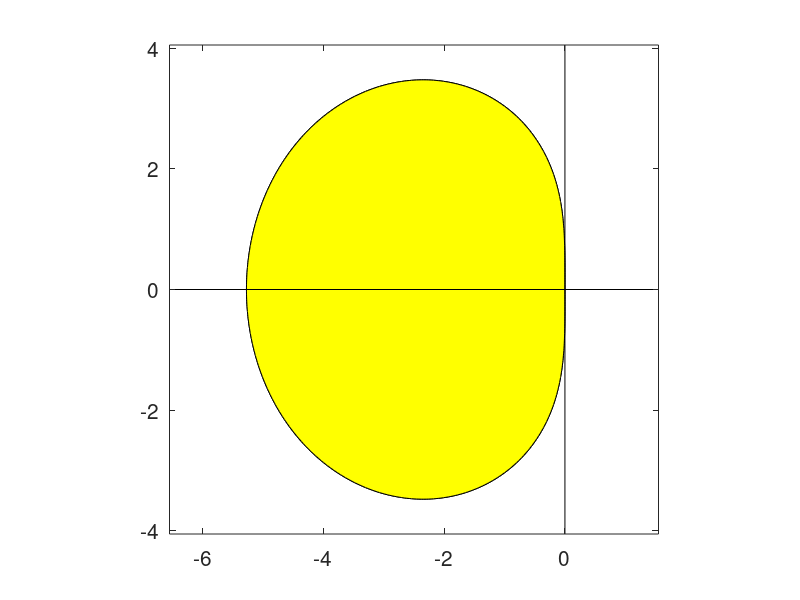

Write the MATLAB code that produced this figure.
% script <a href="matlab:StabContours">NR_StabContours</a>
% Plot stability contours of several ODE marching methods in the complex plane lambda*h.
% See <a href="matlab:NRweb">Numerical Renaissance: simulation, optimization, & control</a>, Section 10.2.1.
% Part of <a href="matlab:help NRC">Numerical Renaissance Codebase 1.0</a>, <a href="matlab:help NRchap10">Chapter 10</a>; please read the <a href="matlab:help NRcopyleft">copyleft</a>.

clear; name = strvcat('EE','IE','CN','RK2','RK3','RK4','AB2','AB3','AB4','AB5','NR_AB6', ...
               'AM3','AM4','AM5','AM6','BDF2','BDF3','BDF4','BDF5','BDF6',            ...
               'ESD2','ESD3','ESD4','ESD5','ESD6','ESD7','ESD8','ESD9',               ...
               'GLRK4','GLRK6','DIRK4','DIRK42p','RK4352R','RK4353R','RK5483R',       ...
               'CNtheta','CNphi','IMEXDIRK','IMEXERK','RKC1s5','RKC1s10','RKC1s20',   ...
               'RKC2s5','RKC2s10','RKC2s20','RKC2s5e15','RKC2s10e15','RKC2s20e15');
Np=201; V=[1 1.0000000001]; close all;
for k=50:50
  switch k    % Set up region in the sigma plane over which to plot the stability boundary
    case {1,2,3},                   B=[ -2.55; 2.05; -2.25; 2.25];  % EE, IE, CN
    case {4,5,6},                   B=[ -4.05; 2.05; -3.05; 3.05];  % RK2-4
    % other cases are set up similarly...
    case {7,8,9,10,11},             B=[ -1.35; 0.35; -0.85; 0.85];  % AB2-6
    case {12,13,14,15},             B=[ -6.55; 0.55; -3.55; 3.55];  % AM3-6
    case {16,17,18,19,20},          B=[-11.05; 5.05; -8.05; 8.05];  % BDF2-6
    case {21,22,23,24,25,26,27,28}, B=[-11.05; 5.05; -8.05; 8.05];  % ESD2-9
    case 29, B=[ -5.01; 9.01; -7.01; 7.01]; A=zeros(2);             % GLRK4
      % for cases 29-39, we also set up the A matrix and b vector of the Butcher tableau
      A(1,1)=1/4;           A(1,2)=1/4-sqrt(3)/6;
      A(2,1)=1/4+sqrt(3)/6; A(2,2)=1/4; b(1)=1/2; b(2)=1/2; 
    case 30, B=[ -5.01; 9.01; -7.01; 7.01]; A=zeros(3);             % GLRK6
      A(1,1)=5/36; A(1,2)=2/9-sqrt(15)/15; A(1,3)=5/36-sqrt(15)/30;                          
      A(2,1)=5/36+sqrt(15)/24; A(2,2)=2/9; A(2,3)=5/36-sqrt(15)/24;
      A(3,1)=5/36+sqrt(15)/30; A(3,2)=2/9+sqrt(15)/15; A(3,3)=5/36;
      b(1)=5/18; b(2)=8/18; b(3)=5/18; 
    case 31, B=[ -5.01; 9.01; -7.01; 7.01];                         % DIRK4
      gamma=sqrt(2)*cos(acos(sqrt(2^3)/3)/3+4*pi/3)+1; A=zeros(4);                                         
      A(2,1)=gamma; A(2,2)=gamma; A(3,3)=gamma; A(4,4)=gamma;
      A(3,1)=(-20*gamma^2+10*gamma-1)/(4*gamma); A(3,2)=(4*gamma-1)*(2*gamma-1)/(4*gamma);
      A(4,1)=(24*gamma^3-36*gamma^2+12*gamma-1)/(12*gamma*(1-2*gamma));
      A(4,2)=(12*gamma^2-6*gamma+1)/(12*gamma*(1-4*gamma));
      A(4,3)=(6*gamma^2-6*gamma+1)/(3*(4*gamma-1)*(2*gamma-1)); b=A(4,:)';     
    case 32, B=[ -5.01; 9.01; -7.01; 7.01]; A=zeros(4);             % DIRK42p
      A(1,1)=1; A(2,2)=3/5; A(3,3)=1; A(4,4)=3/5;                               
      A(3,1)=171/44; A(3,2)=-215/44; A(4,1)=-43/20; A(4,2)=39/20;
      b(1)=11/72; b(2)=25/72; b(3)=11/72; b(4)=25/72;
    case 33, B=[ -6.55; 1.55; -4.05; 4.05]; A=zeros(5);             % RK4352R
      A(2,1)= 970286171893/4311952581923;   A(3,2)= 6584761158862/12103376702013;
      A(4,3)= 2251764453980/15575788980749; A(5,4)= 26877169314380/34165994151039;
      b(1)  = 1153189308089/22510343858157; b(2)  = 1772645290293/4653164025191; 
      b(3)  = -1672844663538/4480602732383; b(4)  = 2114624349019/3568978502595;
      b(5)  = 5198255086312/14908931495163; A(3:5,1)=b(1); A(4:5,2)=b(2); A(5,3)=b(3);
    case 34, B=[ -6.55; 1.55; -4.05; 4.05]; A=zeros(5);             % RK4353R
      A(2,1)= 2365592473904/8146167614645;  A(3,2)= 4278267785271/6823155464066;
      A(4,3)= 2789585899612/8986505720531;  A(5,4)= 15310836689591/24358012670437;
      A(3,1)=-722262345248/10870640012513;  A(4,2)= 1365858020701/8494387045469;
      A(5,3)= 3819021186/2763618202291;     b(1)= 846876320697/6523801458457;
      b(2)  = 3032295699695/12397907741132; b(3)= 612618101729/6534652265123;
      b(4)  = 1155491934595/2954287928812;  b(5)= 707644755468/5028292464395;
      A(4:5,1)=b(1); A(5,2)=b(2);
    case 35, B=[ -6.55; 1.55; -4.05; 4.05]; A=zeros(8);             % RK5483R
      A(2,1)= 141236061735/3636543850841;    A(3,2)= 7367658691349/25881828075080;
      A(4,3)= 6185269491390/13597512850793;  A(5,4)= 2669739616339/18583622645114;
      A(6,5)= 42158992267337/9664249073111;  A(7,6)= 970532350048/4459675494195;
      A(8,7)= 1415616989537/7108576874996;   A(3,1)=-343061178215/2523150225462;
      A(4,2)=-4057757969325/18246604264081;  A(5,3)= 1415180642415/13311741862438;
      A(6,4)=-93461894168145/25333855312294; A(7,5)= 7285104933991/14106269434317;
      A(8,6)=-4825949463597/16828400578907;  b(1)=  514862045033/4637360145389;
      b(2)=0; b(3)=0; b(4)=0; 
      b(5)=2561084526938/7959061818733; b(6)=4857652849/7350455163355;
      b(7)=1059943012790/2822036905401; b(8)=2987336121747/15645656703944;
      A(4:8,1)=b(1); A(5:8,2)=b(2); A(6:8,3)=b(3); A(7:8,4)=b(4); A(8,5)=b(5);
    case {36,37}, B=2.5*[ -1.55; 6.55; -4.05; 4.05];                % CN(theta), CN(phi)
    case 38, B=[ -6.55; 1.55; -4.05; 4.05]; A=zeros(4);             % IMEX-DIRK
      gamma=0.4358665215; delta=-0.644373171; eta=0.3966543747; mu=0.5529291479;
      A(2,2)=gamma; A(3,2)= (1-gamma)/2; A(3,3)= gamma;
      A(4,2)= 1-delta-gamma; A(4,3)= delta; A(4,4)= gamma; b(1)=0;
      b(2)  = 1-delta-gamma; b(3)  = delta; b(4)  = gamma;
    case 39, B=[ -6.55; 1.55; -4.05; 4.05]; A=zeros(4);             % IMEX-ERK
      gamma=0.4358665215; delta=-0.644373171; eta=0.3966543747; mu=0.5529291479;
      A(2,1)=gamma; A(3,1)= (1+gamma)/2-eta; A(3,2)= eta;
      A(4,1)= 1-2*mu; A(4,2)= mu; A(4,3)= mu; b(1)=0;
      b(2)  = 1-delta-gamma; b(3)  = delta; b(4)  = gamma;
    case 40, B=[ - 55.05;  5.50;  -5.05;  5.05]; eps=0.0;  s=5;       % RKC1
    case 41, B=[ -220.05; 22.00; -10.05; 10.05]; eps=0.0;  s=10;      % RKC1
    case 42, B=[ -880.05; 88.00; -20.05; 20.05]; eps=0.0;  s=20;      % RKC1
    case 43, B=[ - 19.05;  1.90;  -4.55;  4.55]; eps=0.0;  s=5;       % RKC2
    case 44, B=[ - 72.05;  7.20;  -9.05;  9.05]; eps=0.0;  s=10;      % RKC2
    case 45, B=[ -290.05; 29.00; -18.05; 18.05]; eps=0.0;  s=20;      % RKC2
    case 46, B=[ - 19.05;  1.90;  -4.55;  4.55]; eps=0.15; s=5;       % RKC2
    case 47, B=[ - 72.05;  7.20;  -9.05;  9.05]; eps=0.15; s=10;      % RKC2
    case 48, B=[ -290.05; 29.00; -18.05; 18.05]; eps=0.15; s=20;      % RKC2
    case 49, B=[ -.105; .105; -3.55; 3.55]; gamma=.55; beta=1/12;     % Newmark
    case 50, B=[ -6.55; 1.55; -4.05; 4.05]; A=[0 0 0;1/4 1/4 0;1/2 0 1/2];
             b=[1/6 2/3 1/6]; c=[0 1/2 1];
  end % switch
  if (k>=40 & k<=42)
    w0=1+eps/s^2; w1=Chebyshev(s,w0)/Chebyshev(s,w0,1);
    for j=1:s+1, a(j)=0; b(j)=1/Chebyshev(j-1,w0); end
  elseif (k>=43 & k<=48)
    w0=1+eps/s^2; w1=Chebyshev(s,w0,1)/Chebyshev(s,w0,2);
    for j=3:s+1, b(j)=Chebyshev(j-1,w0,2)/(Chebyshev(j-1,w0,1))^2;
    a(j)=1-b(j)*Chebyshev(j-1,w0); end
    b(1)=b(3); b(2)=b(3); a(1)=1-b(1); a(2)=1-b(2)*w0;
  end
  LR(:,1)=[B(1):(B(2)-B(1))/(Np-1):B(2)]'; LI(:,1)=[B(3):(B(4)-B(3))/(Np-1):B(4)]';
  for j=1:Np, for i=1:Np,  L=LR(j)+sqrt(-1)*LI(i);
    switch k             % Now compute sigma over an array of points in the lambda-h plane
      case  1, sig(i,j)=abs(1+L);                                            % EE
      case  2, sig(i,j)=abs(1/(1-L));                                        % IE
      case  3, sig(i,j)=abs((1+L/2)/(1-L/2));                                % CN
      case  4, sig(i,j)=abs(1+L+L^2/2);                                      % RK2
      case  5, sig(i,j)=abs(1+L+L^2/2+L^3/6);                                % RK3
      case  6, sig(i,j)=abs(1+L+L^2/2+L^3/6+L^4/24);                         % RK4
      case  7, sig(i,j)=max(abs(roots([1 -1 0]-[0 3 -1]*L/2)));              % AB2
      % other cases are set up similarly...
      case  8, sig(i,j)=max(abs(roots([1 -1 0 0]-[0 23 -16 5]*L/12)));       % AB3
      case  9, sig(i,j)=max(abs(roots([1 -1 0 0 0]-[0 55 -59 37 -9]*L/24)));                          % AB4 
      case 10, sig(i,j)=max(abs(roots([1 -1 0 0 0 0]-[0 1901 -2774 2616 -1274 251]*L/720)));          % AB5
      case 11, sig(i,j)=max(abs(roots([1 -1 0 0 0 0 0]-[0 4277 -7923 9982 -7298 2877 -475]*L/1440))); % NR_AB6
      case 12, sig(i,j)=max(abs(roots([1 -1 0]-[5 8 -1]*L/12)));                                      % AM3
      case 13, sig(i,j)=max(abs(roots([1 -1 0 0]-[9 19 -5 1]*L/24)));                                 % AM4
      case 14, sig(i,j)=max(abs(roots([1 -1 0 0 0]-[251 646 -264 106 -19]*L/720)));                   % AM5
      case 15, sig(i,j)=max(abs(roots([1 -1 0 0 0 0]-[475 1427 -798 482 -173 27]*L/1440)));           % AM6
      case 16, sig(i,j)=max(abs(roots([1 0 0]-[2*L 4 -1]/3)));                                        % BDF2
      case 17, sig(i,j)=max(abs(roots([1 0 0 0]-[6*L 18 -9 2]/11)));                                  % BDF3
      case 18, sig(i,j)=max(abs(roots([1 0 0 0 0]-[12*L 48 -36 16 -3]/25)));                          % BDF4
      case 19, sig(i,j)=max(abs(roots([1 0 0 0 0 0]-[60*L 300 -300 200 -75 12]/137)));                % BDF5
      case 20, sig(i,j)=max(abs(roots([1 0 0 0 0 0 0]-[60*L 360 -450 400 -225 72 -10]/147)));         % BDF6
      case 21, sig(i,j)=max(abs(roots([1 -1]-[2-L 0]*L/2)));                                          % ESD2-9
      case 22, sig(i,j)=max(abs(roots([1 -1]-[4-L 2]*L/6)));          
      case 23, sig(i,j)=max(abs(roots([1 -1 0]-[29-6*L 20 -1]*L/48)));          
      case 24, sig(i,j)=max(abs(roots([1 -1 0 0]-[614-114*L 513 -54 7]*L/1080)));          
      case 25, sig(i,j)=max(abs(roots([1 -1 0 0 0]-[3133-540*L 3008 -492 128 -17]*L/5760)));
      case 26, sig(i,j)=max(abs(roots([1 -1 0 0 0 0]-[317731-51780*L 340440 -76260 29840 -7935 984]*L/604800)));            
      case 27, sig(i,j)=max(abs(roots([1 -1 0 0 0 0 0]-[247021*3-275*420*L 12079*72 -13823*18 8131*16 -5771*9 179*72 -731*2]*L/1451520)));            
      case 28, sig(i,j)=max(abs(roots([1 -1 0 0 0 0 0 0]-[1758023*54-33953*420*L 1147051*105 -133643*315 157513*175 -2797*5250 86791*63 -35453*35 8563*15]*L/190512000)));
      case 29                                                                                        % GLRK4
        Lmod=(eye(2)-L*A)\[L;L];
        sig(i,j)=abs(1+b(1)*Lmod(1)+b(2)*Lmod(2));
      case 30                                                                                        % GLRK6
        Lmod=(eye(3)-L*A)\[L;L;L];
        sig(i,j)=abs(1+b(1)*Lmod(1)+b(2)*Lmod(2)+b(3)*Lmod(3));  
      case 31                                                                                        % DIRK4
        Lmod=(eye(4)-L*A)\[L;L;L;L];
        sig(i,j)=abs(1+b(1)*Lmod(1)+b(2)*Lmod(2)+b(3)*Lmod(3)+b(4)*Lmod(4));    
      case 32                                                                                        % DIRK42p
        Lmod=(eye(4)-L*A)\[L;L;L;L];
        sig(i,j)=abs(1+b(1)*Lmod(1)+b(2)*Lmod(2)+b(3)*Lmod(3)+b(4)*Lmod(4));    
      case 33                                                                                        % RK4352R                      
        Lmod=(eye(5)-L*A)\[L;L;L;L;L];
        sig(i,j)=abs(1+b(1)*Lmod(1)+b(2)*Lmod(2)+b(3)*Lmod(3)+b(4)*Lmod(4)+b(5)*Lmod(5)); 
      case 34                                                                                        % RK4353R
        Lmod=(eye(5)-L*A)\[L;L;L;L;L];
        sig(i,j)=abs(1+b(1)*Lmod(1)+b(2)*Lmod(2)+b(3)*Lmod(3)+b(4)*Lmod(4)+b(5)*Lmod(5));    
      case 35                                                                                        % RK5483R
        Lmod=(eye(8)-L*A)\[L;L;L;L;L;L;L;L];
        sig(i,j)=abs(1+b(1)*Lmod(1)+b(2)*Lmod(2)+b(3)*Lmod(3)+b(4)*Lmod(4)+b(5)*Lmod(5)+b(6)*Lmod(6)+b(7)*Lmod(7)+b(8)*Lmod(8));    
      case 36                                                                                        % CN(theta)
        theta=1/8; sig(i,j)=max(abs(roots([1 -1]-((1-theta)*[1 1]/2+theta*[1 0])*L)));
      case 37                                                                                        % CN(phi)
        phi=1; sig(i,j)=max(abs(roots([1 -1 0]-((1-phi)*[1 1 0]/2+phi*[3 0 1]/4)*L)));
      case 38                                                                                        % IMEX-DIRK
        Lmod=(eye(4)-L*A)\[L;L;L;L];
        sig(i,j)=abs(1+b(1)*Lmod(1)+b(2)*Lmod(2)+b(3)*Lmod(3)+b(4)*Lmod(4));    
      case 39                                                                                        % IMEX-ERK
        Lmod=(eye(4)-L*A)\[L;L;L;L];
        sig(i,j)=abs(1+b(1)*Lmod(1)+b(2)*Lmod(2)+b(3)*Lmod(3)+b(4)*Lmod(4));
      case {40,41,42,43,44,45,46,47,48}                                                              % RKC1-2
        sig(i,j)=abs(a(s+1)+b(s+1)*Chebyshev(s,w0+w1*L));
      case 49
        eta=-L^2/(1-beta*L^2); sig1=1-(gamma+1/2)*eta/2; sig2=sqrt(-eta*(1-(gamma+1/2)^2*eta/4));      % Newmark
        sig(i,j)=max(abs(sig1+sig2),abs(sig1-sig2)); if sig(i,j)<=1, sig(i,j), end
      case {50}                                                                                 % Exercise 10.10
        Lmod=(eye(3)-L*A)\[L;L;L];
        sig(i,j)=abs(1+b(1)*Lmod(1)+b(2)*Lmod(2)+b(3)*Lmod(3));
    end % switch
  end, end
  figure(k), contourf(LR,LI,1./sig,V,'k-'), colormap autumn, axis('square'), hold on
  plot([B(1) B(2)],[0,0],'k-'), plot([0,0],[B(3) B(4)],'k-'),
  set(gca,'FontSize',15), % title(name(k,:),'FontSize',18)
  hold off; % eval(['print -depsc ',sprintf('stab%s',name(k,:))])
end
% end script NR_StabContours
